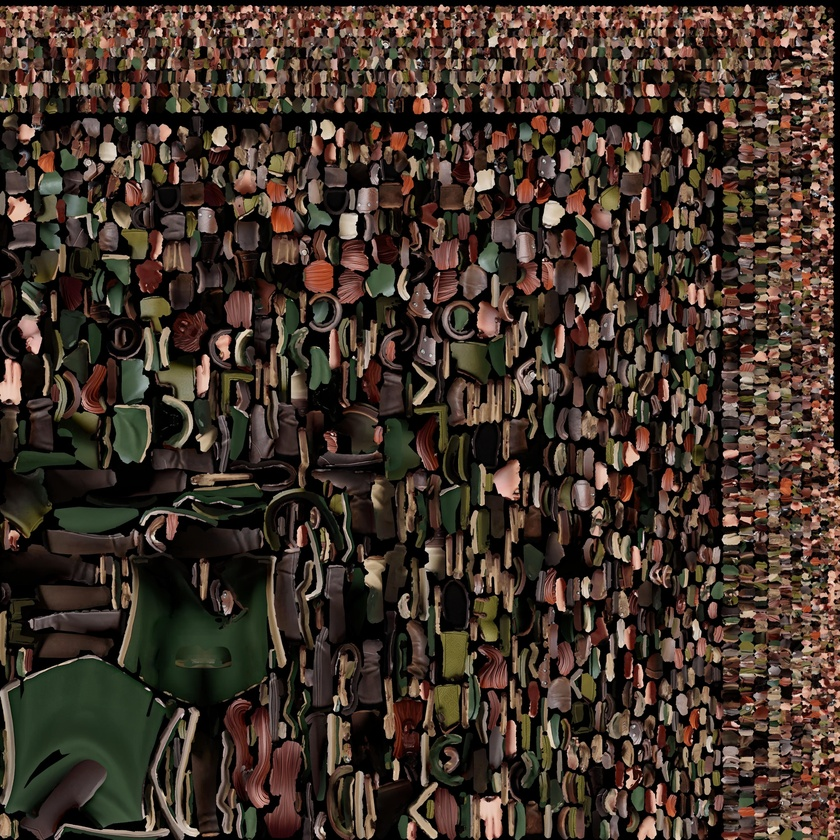
#> input picture assets/units/archer/archer_source_fantasy_archer_3d_model_basecolor.jpg, 840 x 840 px, shrunk from 2048 x 2048 before the run
$ python -i unit_sprite_grade.py   (imports and definitions only)
#> lines starting #> are read from the running program, lines starting #| are printed output that depends on the picture
#> further down, picture is the input picture: PIL image 840x840 RGB; mean R, G, B 65.8, 51.6, 42
"""Small, alpha-safe color grade shared by rendered unit sprite atlases."""

from PIL import Image, ImageChops, ImageEnhance


def grade_vibrant(
    frame: Image.Image,
    *,
    saturation: float = 1.35,
    contrast: float = 1.08,
    brightness: float = 1.02,
    accent_hues: tuple[int, int] | None = None,
    accent_saturation: float = 1.0,
) -> Image.Image:
    """Lift color while preserving the alpha mask and natural skin tones."""
#> called with saturation = 1.35, contrast = 1.08, brightness = 1.02, accent_saturation = 1
    rgba = frame.convert("RGBA")
    rgb = rgba.convert("RGB")
    rgb = ImageEnhance.Color(rgb).enhance(saturation)
    if accent_hues is not None and accent_saturation != 1.0:
        hue, source_saturation, _ = rgba.convert("HSV").split()
        low_hue, high_hue = accent_hues
        hue_mask = Image.eval(hue, lambda value: 255 if low_hue <= value <= high_hue else 0)
        color_mask = Image.eval(source_saturation, lambda value: 255 if value >= 14 else 0)
        accent_mask = ImageChops.multiply(hue_mask, color_mask)
        accent = ImageEnhance.Color(rgb).enhance(accent_saturation)
        rgb = Image.composite(accent, rgb, accent_mask)
    rgb = ImageEnhance.Contrast(rgb).enhance(contrast)
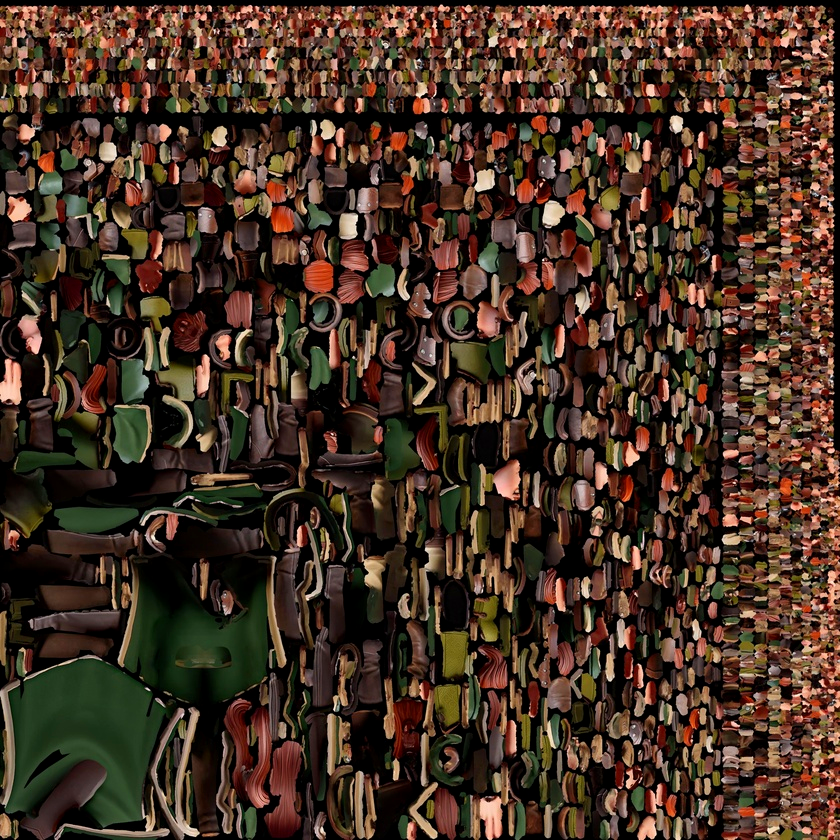
#> rgb: PIL image 840x840 RGB; mean R, G, B 70.4, 50.2, 36.7
    rgb = ImageEnhance.Brightness(rgb).enhance(brightness)
    graded = rgb.convert("RGBA")
    graded.putalpha(rgba.getchannel("A"))
    return graded

>>> from PIL import Image
>>> picture = Image.open('../assets/units/archer/archer_source_fantasy_archer_3d_model_basecolor.jpg')
>>> result = grade_vibrant(picture)

$ run again, on assets/units/archer/archer_animated_ornate_wooden_bow_3d_model_basecolor.jpg
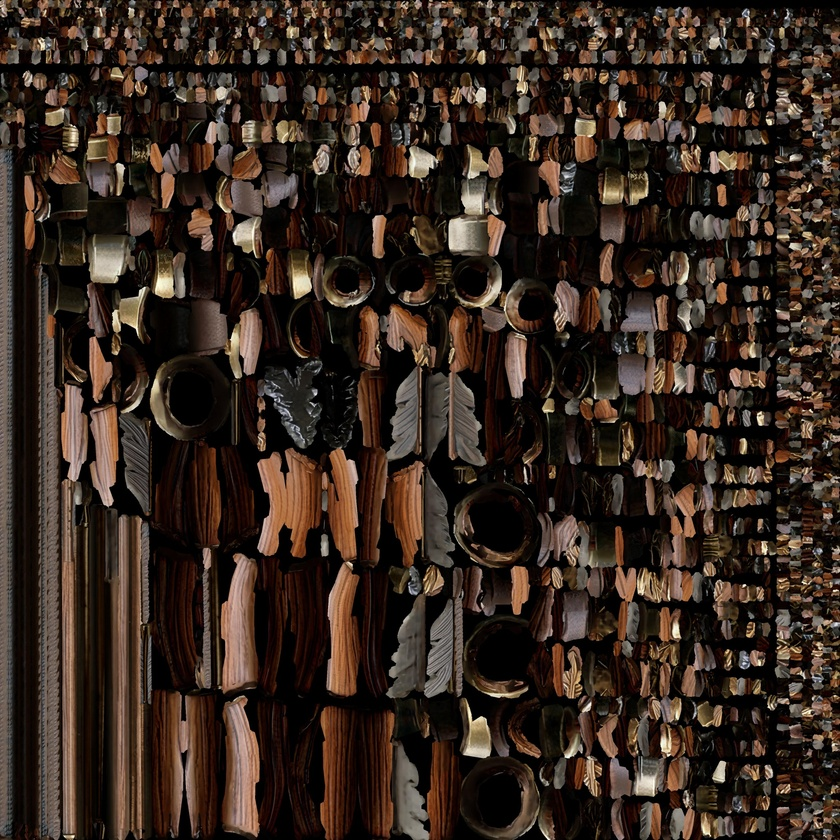
#> input picture assets/units/archer/archer_animated_ornate_wooden_bow_3d_model_basecolor.jpg, 840 x 840 px, shrunk from 2048 x 2048 before the run
#> picture is the input picture: PIL image 840x840 RGB; mean R, G, B 55.4, 41.4, 32.7
#> in grade_vibrant, `rgb = ImageEnhance.Contrast(rgb).enhance(contrast)`:
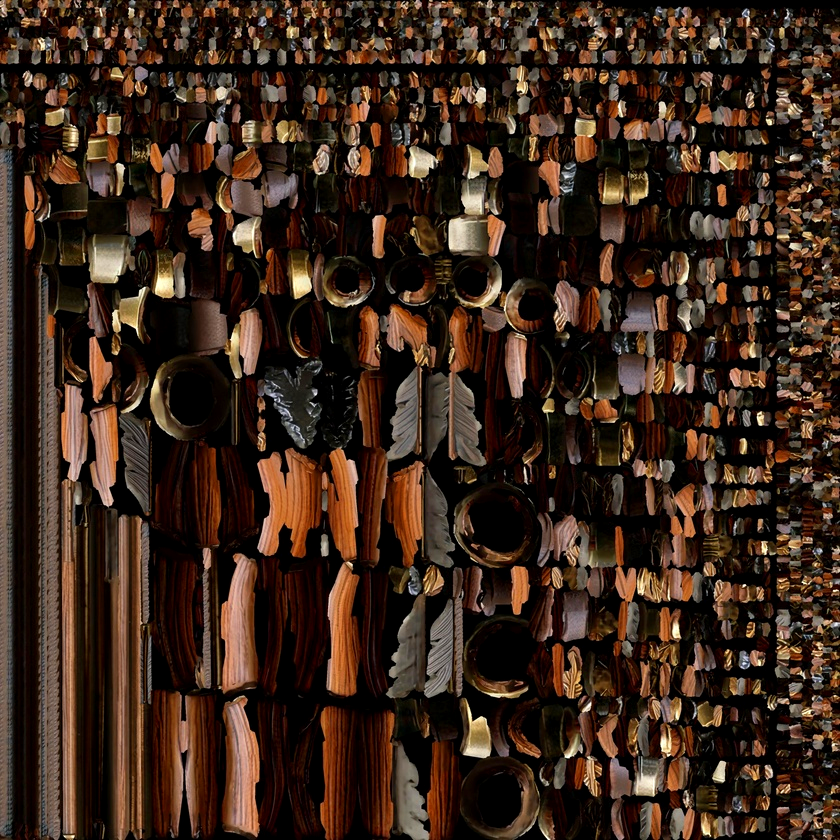
#> rgb: PIL image 840x840 RGB; mean R, G, B 59.9, 40.1, 28.3
